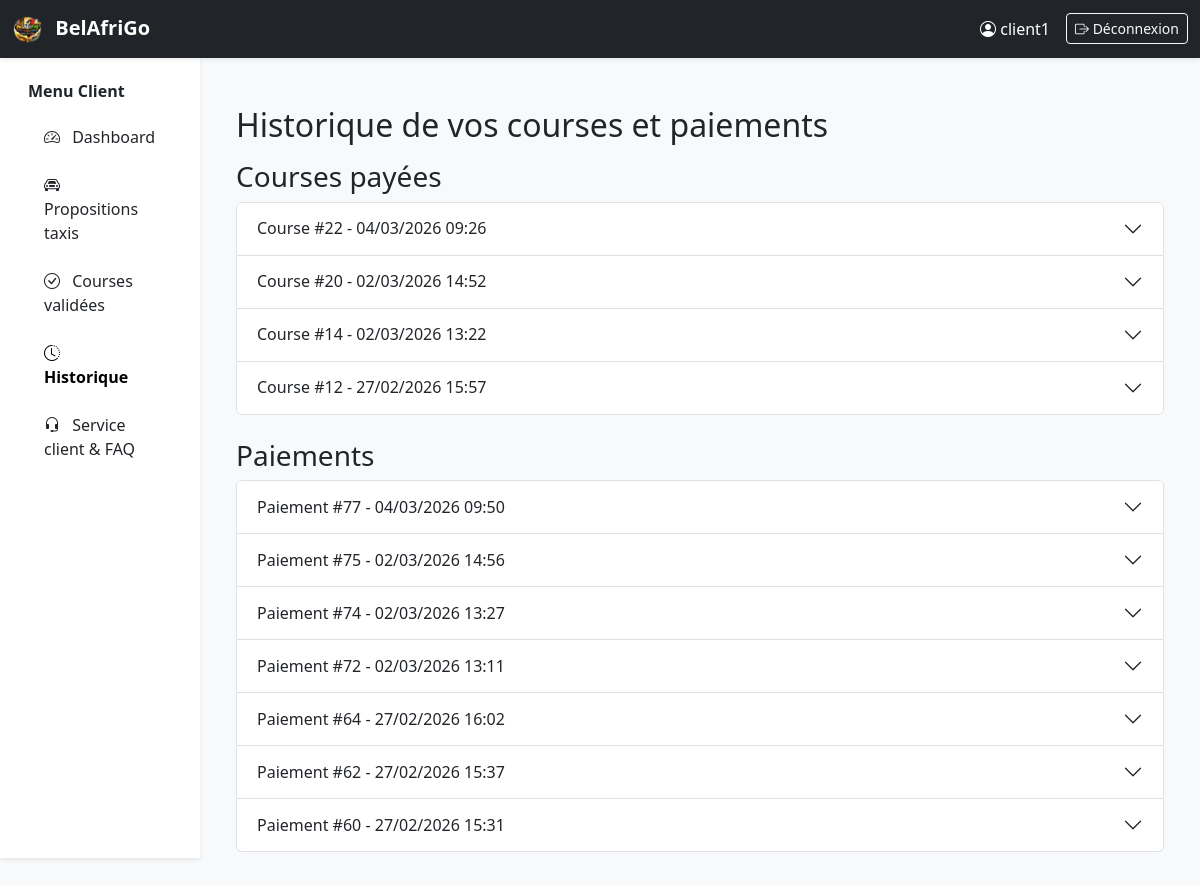
/client/historique/ (signed in), run on the app's committed database.
### core/models.py (models this page shows, shortened)
class User(AbstractUser):
    ROLE_CHOICES = (
        ('client', 'Client'),
        ('coiffeuse', 'Coiffeuse'),
        ('taxi', 'Taxi'),
    )
    role = models.CharField(max_length=20, choices=ROLE_CHOICES)

class Course(models.Model):
    STATUS_CHOICES = (
        ('pending', 'En attente'),
        ('proposed', 'Proposition taxi'),
        ('accepted', 'Acceptée'),
        ('completed', 'Terminée'),
        ('cancelled', 'Annulée'),
    )
    client = models.ForeignKey('Client', on_delete=models.CASCADE, related_name='courses')
    taxi = models.ForeignKey('Taxi', on_delete=models.SET_NULL, null=True, blank=True, related_name='courses')
    adresse_depart = models.CharField(max_length=255)
    adresse_arrivee = models.CharField(max_length=255)
    prix_propose = models.DecimalField(max_digits=8, decimal_places=2, null=True, blank=True)
    temps_arrivee = models.CharField(max_length=50, null=True, blank=True)
    status = models.CharField(max_length=20, choices=STATUS_CHOICES, default='pending')
    temps_arrivee = models.CharField(max_length=50, null=True, blank=True)
    arrivee_estimee = models.DateTimeField(null=True, blank=True)
    paiement_admin = models.BooleanField(default=False)
    created_at = models.DateTimeField(auto_now_add=True)

class Payment(models.Model):
    STATUS_CHOICES = (
        ("pending", "Pending"),
        ("success", "Success"),
        ("failed", "Failed"),
    )
    user = models.ForeignKey(settings.AUTH_USER_MODEL, on_delete=models.CASCADE)
    role = models.CharField(max_length=20)
    amount = models.FloatField()
    status = models.CharField(max_length=10, choices=STATUS_CHOICES, default="pending")
    checkout_id = models.CharField(max_length=100, blank=True, null=True)  # obligatoire pour retrouver
    created_at = models.DateTimeField(auto_now_add=True)
    updated_at = models.DateTimeField(auto_now=True)
    course = models.ForeignKey("Course", null=True, blank=True, on_delete=models.CASCADE)

### core/views.py (the view)
# urls.py: path('client/historique/', views.historique_client, name='historique_client'),
@login_required
def historique_client(request):
    client = request.user.client  # On suppose que le modèle Client est lié à User
    payments = Payment.objects.filter(user=request.user, status__in=["success", "paid"]).order_by("-created_at")
    courses = Course.objects.filter(client=client, status="paid").order_by("-created_at")
    context = {
        'courses': courses,
        'payments': payments,
    }
    return render(request, 'client/historique.html', context)

### core/templates/client/historique.html (shortened to what this page needs)
{% extends 'client/base_client.html' %}
{% block content %}
<div class="container my-4">
    <h2 class="mb-3">Historique de vos courses et paiements</h2>
    <h3>Courses payées</h3>
    {% if courses %}
        <div class="accordion mb-4" id="coursesAccordion">
            {% for course in courses %}
            <div class="accordion-item">
                <h2 class="accordion-header" id="courseHeading{{ course.id }}">
                    <button class="accordion-button collapsed" type="button" data-bs-toggle="collapse" data-bs-target="#courseCollapse{{ course.id }}" aria-expanded="false" aria-controls="courseCollapse{{ course.id }}">
                        Course #{{ course.id }} - {{ course.created_at|date:"d/m/Y H:i" }}
                    </button>
                </h2>
            </div>
            {% endfor %}
        </div>
    {% else %}
        <div class="alert alert-info">Aucune course payée pour le moment.</div>
    {% endif %}
    <h3>Paiements</h3>
    {% if payments %}
        <div class="accordion" id="paymentsAccordion">
            {% for payment in payments %}
            <div class="accordion-item">
                <h2 class="accordion-header" id="paymentHeading{{ payment.id }}">
                    <button class="accordion-button collapsed" type="button" data-bs-toggle="collapse" data-bs-target="#paymentCollapse{{ payment.id }}" aria-expanded="false" aria-controls="paymentCollapse{{ payment.id }}">
                        Paiement #{{ payment.id }} - {{ payment.created_at|date:"d/m/Y H:i" }}
                    </button>
                </h2>
            </div>
            {% endfor %}
        </div>
    {% else %}
        <div class="alert alert-info">Aucun paiement enregistré pour le moment.</div>
    {% endif %}
</div>
{% endblock %}

### core/templates/client/base_client.html (shortened to what this page needs)
{% load static %}
<!DOCTYPE html>
<html lang="fr">
<head>
    <link href="https://cdn.jsdelivr.net/npm/bootstrap@5.3.2/dist/css/bootstrap.min.css" rel="stylesheet">
    <link href="https://cdn.jsdelivr.net/npm/bootstrap-icons@1.11.1/font/bootstrap-icons.css" rel="stylesheet">
</head>
<body class="bg-light">
<nav class="navbar navbar-expand-lg navbar-dark bg-dark shadow-sm">
    <div class="container-fluid">
        <a class="navbar-brand fw-bold" href="#">
            <img src="{% static 'img/logo.png' %}" width="30" height="30" class="me-2">
            BelAfriGo
        </a>
        <div class="ms-auto d-flex align-items-center">
            <span class="text-white me-3">
                <i class="bi bi-person-circle"></i> {{ request.user.username }}
            </span>
            <a href="{% url 'logout' %}" class="btn btn-outline-light btn-sm">
                <i class="bi bi-box-arrow-right"></i> Déconnexion
            </a>
        </div>
    </div>
</nav>
<div class="container-fluid">
    <div class="row">
        <nav class="col-lg-2 d-none d-lg-block bg-white shadow-sm vh-100">
            <div class="pt-4 px-3">
                <h6 class="fw-bold text-dark mb-3">
                    Menu Client
                </h6>
                <ul class="nav flex-column">
                    <li class="nav-item mb-2">
                        <a class="nav-link text-dark {% if request.resolver_match.url_name == 'client_dashboard' %}fw-bold text-black{% endif %}"
                           href="{% url 'client_dashboard' %}">
                            <i class="bi bi-speedometer2 me-2"></i>
                            Dashboard
                        </a>
                    </li>
                    <li class="nav-item mb-2">
                        <a class="nav-link text-dark {% if request.resolver_match.url_name == 'client_all_propositions' %}fw-bold text-black{% endif %}"
                           href="{% url 'client_all_propositions' %}">
                            <i class="bi bi-car-front me-2"></i>
                            Propositions taxis
                        </a>
                    </li>
                    <li class="nav-item mb-2">
                        <a class="nav-link text-dark {% if request.resolver_match.url_name == 'client_courses_valides' %}fw-bold text-black{% endif %}"
                           href="{% url 'client_courses_valides' %}">
                            <i class="bi bi-check-circle me-2"></i>
                            Courses validées
                        </a>
                    </li>
                    <li class="nav-item mb-2">
                        <a class="nav-link text-dark {% if request.resolver_match.url_name == 'historique_client' %}fw-bold text-black{% endif %}"
                           href="{% url 'historique_client' %}">
                            <i class="bi bi-clock-history me-2"></i>
                            Historique
                        </a>
                    </li>
                    <li class="nav-item mb-2">
                        <a class="nav-link text-dark {% if request.resolver_match.url_name == 'service_client' %}fw-bold text-black{% endif %}"
                           href="{% url 'service_client' %}">
                            <i class="bi bi-headset me-2"></i>
                            Service client & FAQ
                        </a>
                    </li>
                </ul>
            </div>
        </nav>
        <main class="col-lg-10 ms-sm-auto px-md-4 py-4">
            {% block content %}{% endblock %}
        </main>
    </div>
</div>
</body>
</html>

### data on the page
User: user.username "client1"
Course: id "22", created_at "04/03/2026 09:26"
Course: id "20", created_at "02/03/2026 14:52"
Course: id "14", created_at "02/03/2026 13:22"
Course: id "12", created_at "27/02/2026 15:57"
Payment: id "77", created_at "04/03/2026 09:50"
Payment: id "75", created_at "02/03/2026 14:56"
Payment: id "74", created_at "02/03/2026 13:27"
Payment: id "72", created_at "02/03/2026 13:11"
Payment: id "64", created_at "27/02/2026 16:02"
Payment: id "62", created_at "27/02/2026 15:37"
Payment: id "60", created_at "27/02/2026 15:31"
